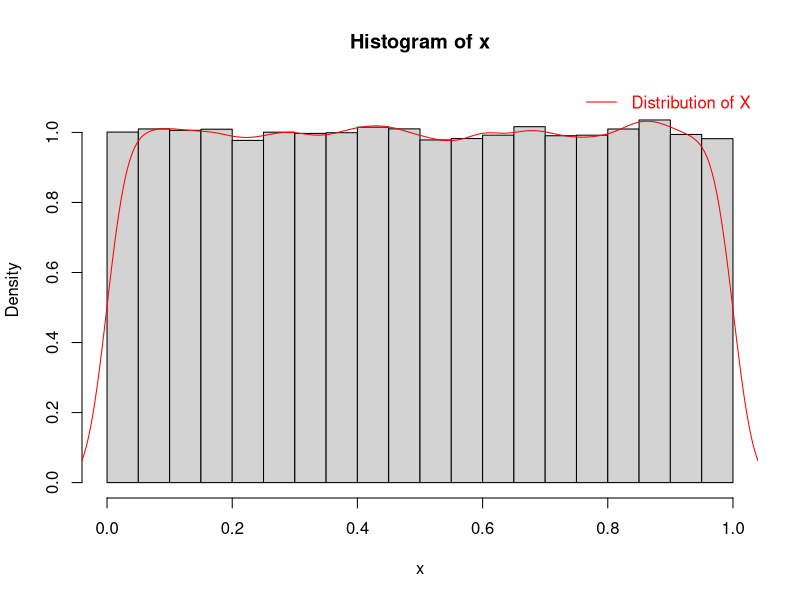
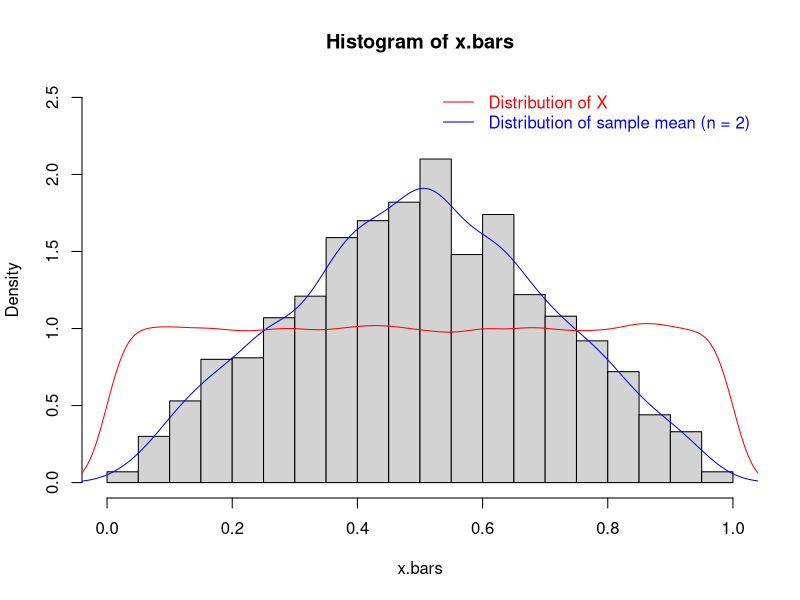
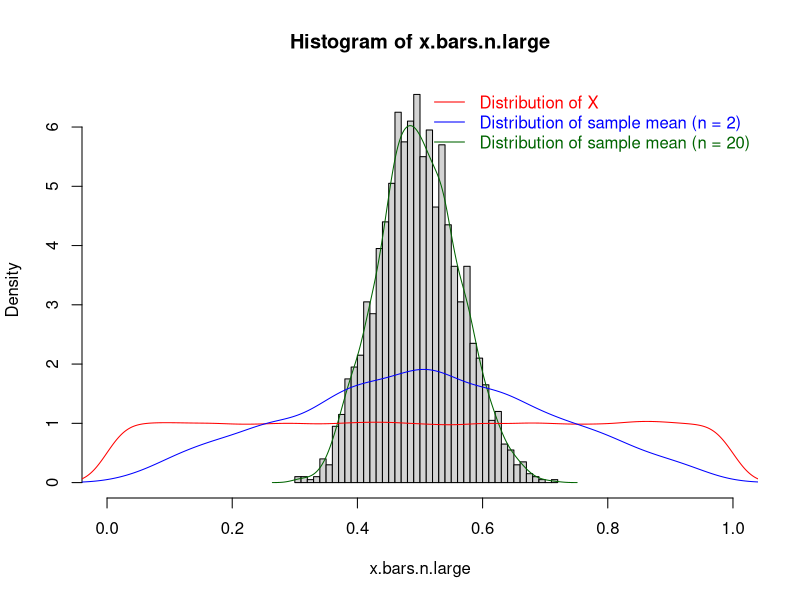

R code for these plots, in order:

# Exact Sampling Distribution ---------------------------------------------
# If X is a normal RV, X.bar will be a normal RV regardless of sample size
# Distribution of X ~ N(0,1)
set.seed(108838) # set seed so that I can replicate the results
x <- runif(100000)
hist(x, xlim = c(0,1), ylim = c(0,1.1), breaks = 30, freq = FALSE)
lines(density(x), col = "red")
legend("topright", legend = "Distribution of X", lty = 1, col = "red", text.col = "red", bty = "n")

# Let's see the distribution of the sample mean from a normal distribution
# when the sample size is as small as 2 (n.small = 2)
set.seed(45275) # set seed so that I can replicate the results
n.small <- 2
x.bars <- sapply(X = 1:2000, FUN = function(a){ mean(runif(n.small)) })
hist(x.bars, xlim = c(0,1), ylim = c(0,2.5), breaks = 30, freq = FALSE)
lines(density(x.bars), col = "blue")
lines(density(x), col = "red")
legend("topright",
       legend = c("Distribution of X", "Distribution of sample mean (n = 2)"),
       lty = 1,
       col = c("red","blue"), text.col = c("red","blue"), bty = "n")

# Repeat for iteration #1~#2000 for n.large = 20
set.seed(975) # set seed so that I can replicate the results
n.large <- 20
x.bars.n.large <- sapply(X = 1:2000, FUN = function(a){ mean(runif(n.large)) })
hist(x.bars.n.large, xlim = c(0,1), ylim = c(0,6.5), breaks = 30, freq = FALSE)
lines(density(x.bars.n.large), col = "darkgreen")
lines(density(x), col = "red")
lines(density(x.bars), col = "blue")
legend("topright",
       legend = c("Distribution of X",
                  paste0("Distribution of sample mean (n = ",n.small,")"),
                  paste0("Distribution of sample mean (n = ",n.large,")")),
       lty = 1,
       col = c("red","blue","darkgreen"),
       text.col = c("red","blue","darkgreen"), bty = "n")
